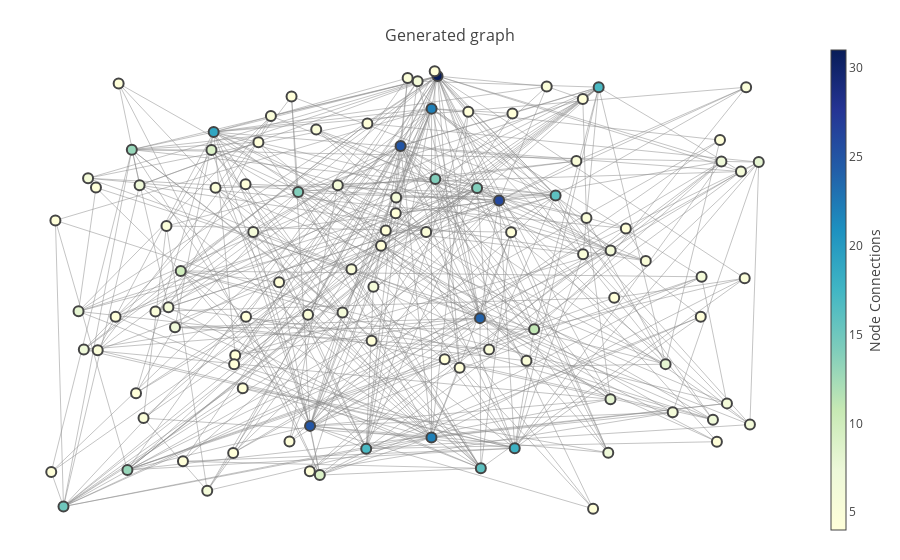

The cell this chart's notebook holds for it:
### Code cell
fig = go.Figure(data=[edge_trace, node_trace],
             layout=go.Layout(
                title='<br>Generated graph',
                titlefont=dict(size=16),
                showlegend=False,
                hovermode='closest',
                margin=dict(b=20,l=5,r=5,t=40),
                xaxis=dict(showgrid=False, zeroline=False, showticklabels=False),
                yaxis=dict(showgrid=False, zeroline=False, showticklabels=False)))

py.iplot(fig, filename='networkx')

### Figure 1 — Plotly figure (JSON) as saved in the notebook; plotly's stock layout.template omitted (floating-point values rounded to 4 significant figures; data arrays with more than 128 entries replaced by an {"elided": "..."} marker saying what was removed)
{"data": [{"hoverinfo": "none", "line": {"color": "#888", "width": 0.5}, "mode": "lines", "type": "scatter", "uid": "287fa114-f0db-4b09-8a4e-f65523ebc471", "x": {"elided": "1212 float values"}, "y": {"elided": "1212 float values"}}, {"hoverinfo": "text", "marker": {"color": [25, 24, 25, 11, 31, 26, 8, 18, 15, 14, 22, 17, 14, 22, 6, 6, 10, 7, 4, 6, 4, 6, 6, 6, 4, 4, 6, 8, 16, 7, 4, 4, 4, 7, 7, 7, 6, 4, 4, 4, 19, 17, 13, 13, 6, 6, 9, 9, 4, 4, 6, 4, 4, 5, 5, 7, 4, 14, 5, 4, 5, 5, 4, 4, 8, 5, 4, 4, 5, 16, 5, 5, 5, 4, 6, 5, 8, 6, 5, 4, 4, 4, 4, 6, 4, 4, 4, 5, 5, 5, 4, 5, 4, 5, 6, 5, 4, 4, 4, 5, 4, 4, 4, 5], "colorbar": {"thickness": 15, "title": {"side": "right", "text": "Node Connections"}, "xanchor": "left"}, "colorscale": "YlGnBu", "line": {"width": 2}, "reversescale": true, "showscale": true, "size": 10}, "mode": "markers", "text": ["# of connections: 25", "# of connections: 24", "# of connections: 25", "# of connections: 11", "# of connections: 31", "# of connections: 26", "# of connections: 8", "# of connections: 18", "# of connections: 15", "# of connections: 14", "# of connections: 22", "# of connections: 17", "# of connections: 14", "# of connections: 22", "# of connections: 6", "# of connections: 6", "# of connections: 10", "# of connections: 7", "# of connections: 4", "# of connections: 6", "# of connections: 4", "# of connections: 6", "# of connections: 6", "# of connections: 6", "# of connections: 4", "# of connections: 4", "# of connections: 6", "# of connections: 8", "# of connections: 16", "# of connections: 7", "# of connections: 4", "# of connections: 4", "# of connections: 4", "# of connections: 7", "# of connections: 7", "# of connections: 7", "# of connections: 6", "# of connections: 4", "# of connections: 4", "# of connections: 4", "# of connections: 19", "# of connections: 17", "# of connections: 13", "# of connections: 13", "# of connections: 6", "# of connections: 6", "# of connections: 9", "# of connections: 9", "# of connections: 4", "# of connections: 4", "# of connections: 6", "# of connections: 4", "# of connections: 4", "# of connections: 5", "# of connections: 5", "# of connections: 7", "# of connections: 4", "# of connections: 14", "# of connections: 5", "# of connections: 4", "# of connections: 5", "# of connections: 5", "# of connections: 4", "# of connections: 4", "# of connections: 8", "# of connections: 5", "# of connections: 4", "# of connections: 4", "# of connections: 5", "# of connections: 16", "# of connections: 5", "# of connections: 5", "# of connections: 5", "# of connections: 4", "# of connections: 6", "# of connections: 5", "# of connections: 8", "# of connections: 6", "# of connections: 5", "# of connections: 4", "# of connections: 4", "# of connections: 4", "# of connections: 4", "# of connections: 6", "# of connections: 4", "# of connections: 4", "# of connections: 4", "# of connections: 5", "# of connections: 5", "# of connections: 5", "# of connections: 4", "# of connections: 5", "# of connections: 4", "# of connections: 5", "# of connections: 6", "# of connections: 5", "# of connections: 4", "# of connections: 4", "# of connections: 4", "# of connections: 5", "# of connections: 4", "# of connections: 4", "# of connections: 4", "# of connections: 5"], "type": "scatter", "uid": "e44b26c9-3223-42b9-a1fd-b77065e44736", "x": [0.494, 0.5835, 0.3921, 0.6444, 0.5357, 0.605, 0.7304, 0.6226, 0.1145, 0.5332, 0.529, 0.7171, 0.3787, 0.5288, 0.3282, 0.8874, 0.2465, 0.7279, 0.62, 0.4635, 0.249, 0.7306, 0.2327, 0.8773, 0.3056, 0.3164, 0.1422, 0.7924, 0.5844, 0.1374, 0.3195, 0.3079, 0.8502, 0.8458, 0.2401, 0.2002, 0.5133, 0.4774, 0.3919, 0.6185, 0.2836, 0.4553, 0.1865, 0.1915, 0.833, 0.4287, 0.4031, 0.2811, 0.8537, 0.3713, 0.8005, 0.7108, 0.5437, 0.3991, 0.8815, 0.8553, 0.1511, 0.5802, 0.6586, 0.5703, 0.4388, 0.3898, 0.4567, 0.5605, 0.1315, 0.3481, 0.3066, 0.1732, 0.692, 0.6686, 0.218, 0.8831, 0.153, 0.4886, 0.4234, 0.7033, 0.8973, 0.489, 0.6995, 0.832, 0.1054, 0.1007, 0.4721, 0.2764, 0.5325, 0.6992, 0.369, 0.502, 0.5228, 0.7701, 0.1962, 0.2305, 0.7477, 0.2857, 0.8615, 0.2046, 0.3572, 0.7346, 0.334, 0.5937, 0.1766, 0.4615, 0.32, 0.6358], "y": [0.759, 0.4529, 0.2612, 0.4329, 0.8835, 0.6622, 0.3085, 0.2214, 0.1176, 0.7003, 0.8256, 0.8637, 0.6771, 0.2407, 0.606, 0.2634, 0.5369, 0.2134, 0.8171, 0.5085, 0.1981, 0.573, 0.4721, 0.7136, 0.2131, 0.3281, 0.7018, 0.371, 0.1857, 0.397, 0.6911, 0.3868, 0.233, 0.272, 0.4366, 0.6893, 0.8745, 0.6086, 0.1805, 0.6057, 0.7839, 0.2206, 0.1827, 0.7525, 0.5263, 0.463, 0.1736, 0.7521, 0.7696, 0.847, 0.2853, 0.1137, 0.3796, 0.7886, 0.5238, 0.7313, 0.6851, 0.6844, 0.865, 0.8202, 0.5397, 0.4589, 0.7992, 0.3646, 0.4649, 0.8124, 0.3709, 0.4555, 0.7324, 0.671, 0.4648, 0.8636, 0.3955, 0.6394, 0.6891, 0.631, 0.7304, 0.6676, 0.5665, 0.4555, 0.6267, 0.179, 0.5818, 0.1458, 0.8921, 0.8426, 0.2332, 0.88, 0.6062, 0.5547, 0.3194, 0.6168, 0.6125, 0.6847, 0.3012, 0.275, 0.5168, 0.4891, 0.7658, 0.3969, 0.8704, 0.4127, 0.4552, 0.377]}], "layout": {"hovermode": "closest", "margin": {"b": 20, "l": 5, "r": 5, "t": 40}, "showlegend": false, "title": {"font": {"size": 16}, "text": "<br>Generated graph"}, "xaxis": {"showgrid": false, "showticklabels": false, "zeroline": false}, "yaxis": {"showgrid": false, "showticklabels": false, "zeroline": false}}}
